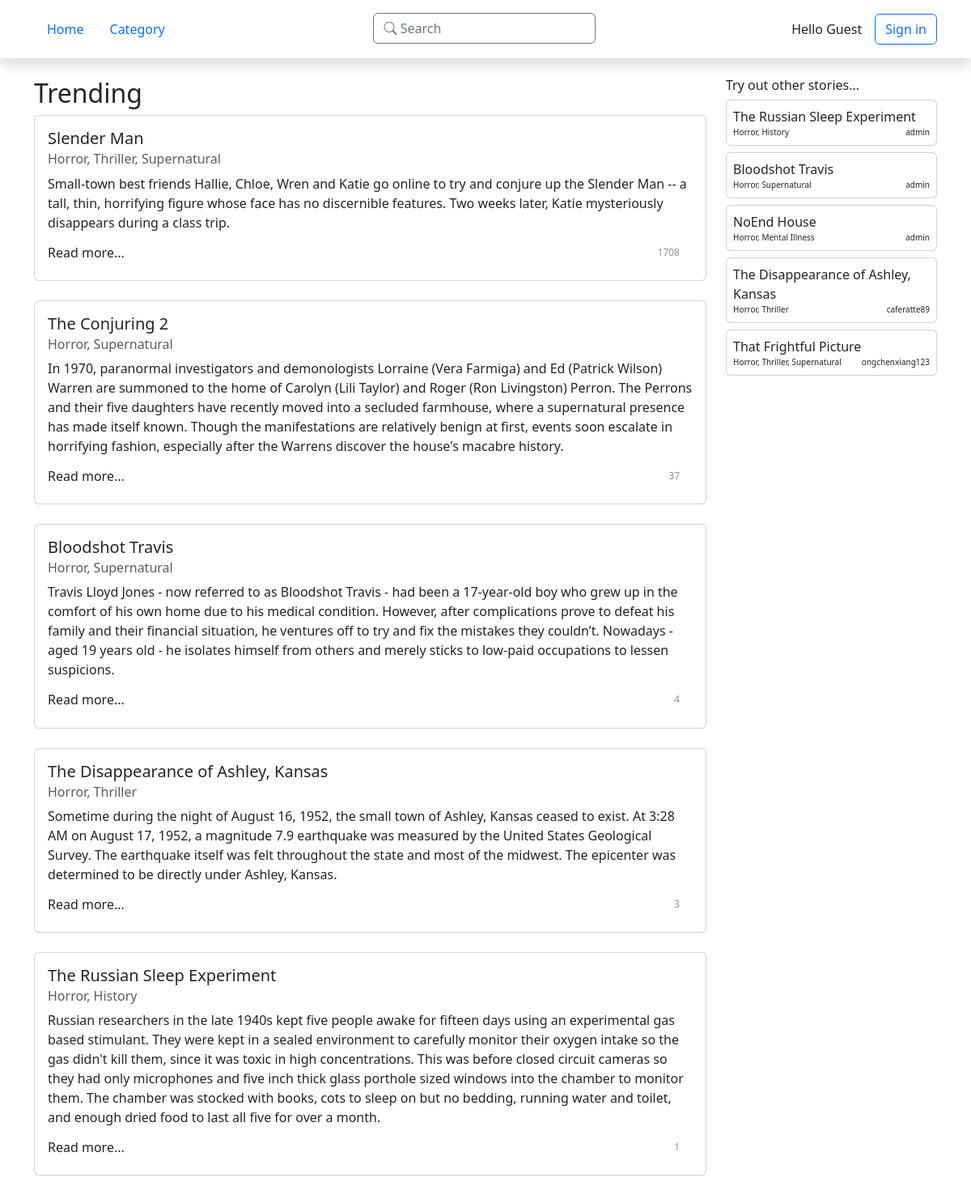
Page /oldstimes/ on the earlier database version.
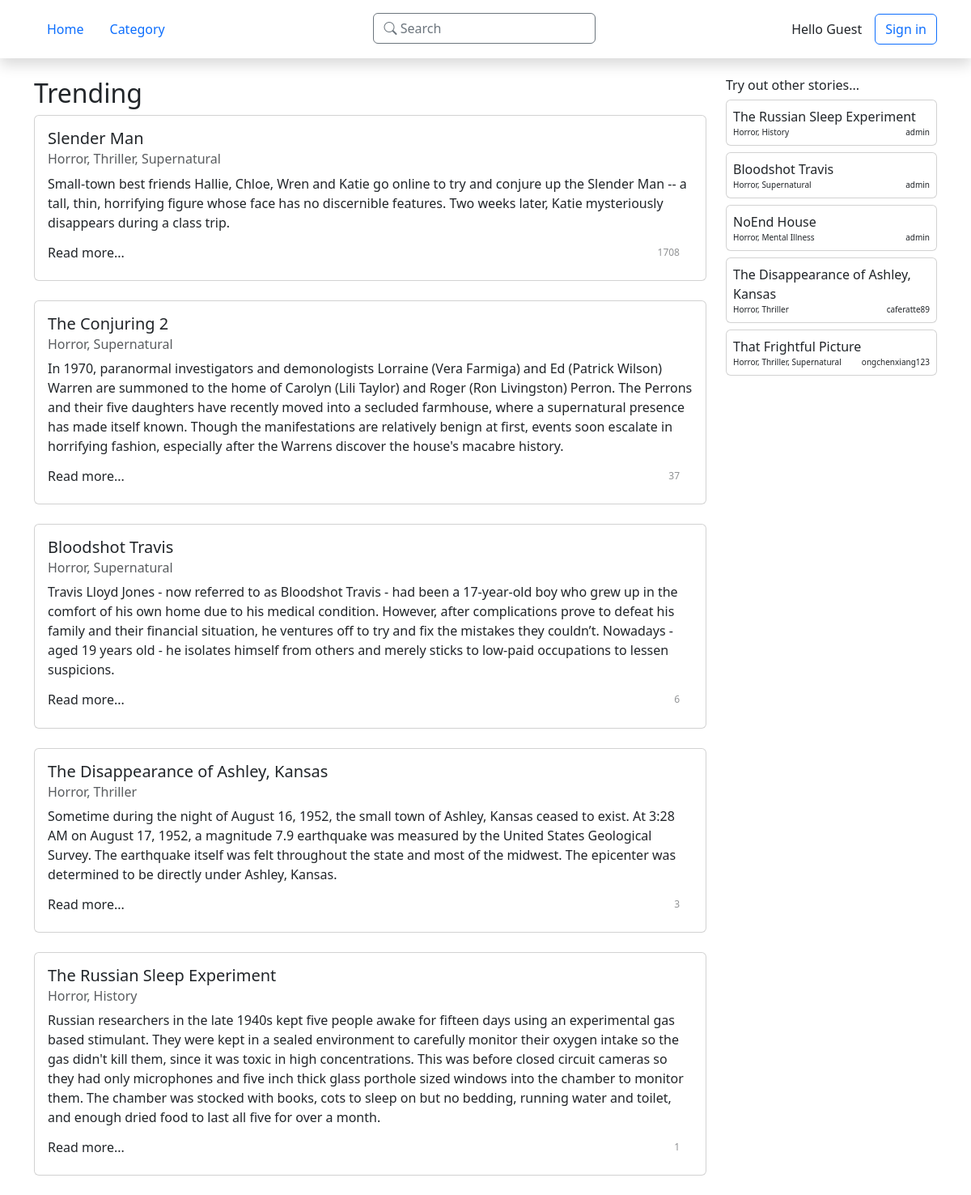
Same page on the later database version.
### old_straits_times/models.py (models this page shows, shortened)
class Story(models.Model):
    title = models.CharField(max_length=50)
    author = models.ForeignKey(Author, on_delete=models.CASCADE)
    genre = models.ManyToManyField(Genre)
    abstract = models.TextField(max_length=250, blank=True,
                                   validators=[MaxLengthValidator(250)])
    date_published = models.DateTimeField('date published', auto_now_add=True)
    date_last_updated = models.DateTimeField('date last updated')
    views_in_week = models.IntegerField(default=0)
    views_total = models.IntegerField(default=0)
    content = RichTextField()
    def get_views_total(self):
        return f'{self.views_total:3}'
    def get_genre(self):
        return ", ".join([s.name for s in self.genre.all()])
    get_genre.short_description = 'Genre'

class Genre(models.Model):
    name = models.CharField(max_length=30)

class Author(AbstractUser):
    bio = RichTextField()
    country = models.CharField(max_length=60, default="", blank=True, null=True)
    avatar = ResizedImageField(size=[400,400],
                               default="avatars/none/default.png",
                               upload_to=path_and_rename,
                               null=True,
                               blank=True)
    social1 = models.CharField(max_length=120, default="", blank=True, null=True)
    social2 = models.CharField(max_length=120, default="", blank=True, null=True)
    social3 = models.CharField(max_length=120, default="", blank=True, null=True)
    social4 = models.CharField(max_length=120, default="", blank=True, null=True)

### old_straits_times/views.py (the view)
# urls.py: path('', views.index, name='index'),
def index(request):
    template_name = 'old_straits_times/index.html'
    trending_stories = Story.objects.order_by('-views_total')[:5]
    pks = Story.objects.values_list('pk', flat=True)
    random_pks = []
    if len(pks) <= 5:
        random_pks = pks
    else:
        while len(random_pks) != 5:
            random_pk = choice(pks)
            if random_pk not in random_pks:
                random_pks.append(random_pk)
    random_stories = Story.objects.filter(id__in=random_pks).order_by('date_last_updated')
    return render(request, template_name, {
        'trending_stories': trending_stories,
        'random_stories': random_stories
    })

### old_straits_times/templates/old_straits_times/index.html (shortened to what this page needs)
{% extends './base.html' %}
{% block content %}
      <div class="row gx-8">
            <div class="col-12 col-md-5 col-lg-4 col-xl-3 order-md-2">
                  <h6>Try out other stories...</h6>
                  <div class="row mb-4 mb-md-0 align-items-stretch gy-2">
                        {% for story in random_stories %}
                              <a class="text-muted text-decoration-none col-6 col-md-12" href="{% url 'oldstimes:story' story.id %}">
                                    <div class="card p-2 h-100 d-flex flex-column justify-content-between">
                                          <p class="mb-0">{{ story.title }}</p>
                                          <div class="fs-7.5 d-flex justify-content-between">
                                                <p class="mb-0">{{ story.get_genre }}</p>
                                                <p class="mb-0">{{ story.author.username }}</p>
                                          </div>
                                    </div>
                              </a>
                        {% endfor %}
                  </div>
            </div>
            <div class="col order-md-1">
                  <h2>Trending</h2>
                  <div class="row row-cols-1 gx-0 gy-4">
                        {% for story in trending_stories %}
                              <a class="text-muted text-decoration-none" href="{% url 'oldstimes:story' story.id %}">
                                    <div class="card">
                                          <div class="card-body">
                                                <h5 class="card-title">{{ story.title }}</h5>
                                                <h6 class="card-subtitle mb-2 text-muted">{{ story.get_genre }}</h6>
                                                <p class="card-text">{{ story.abstract }}</p>
                                                <div class="d-flex justify-content-between">
                                                      <h6>Read more...</h6>
                                                      <div class="d-flex text-body-tertiary ">
                                                            <p id='views' class="fs-7 mb-0">{{ story.get_views_total }}</p>
                                                      </div>
                                                </div>
                                          </div>
                                    </div>
                              </a>
                        {% endfor %}
                  </div>
            </div>
      </div>
{% endblock content %}

Differences in the rows shown:
changed Story "Bloodshot Travis": get_views_total "4" → "6"
